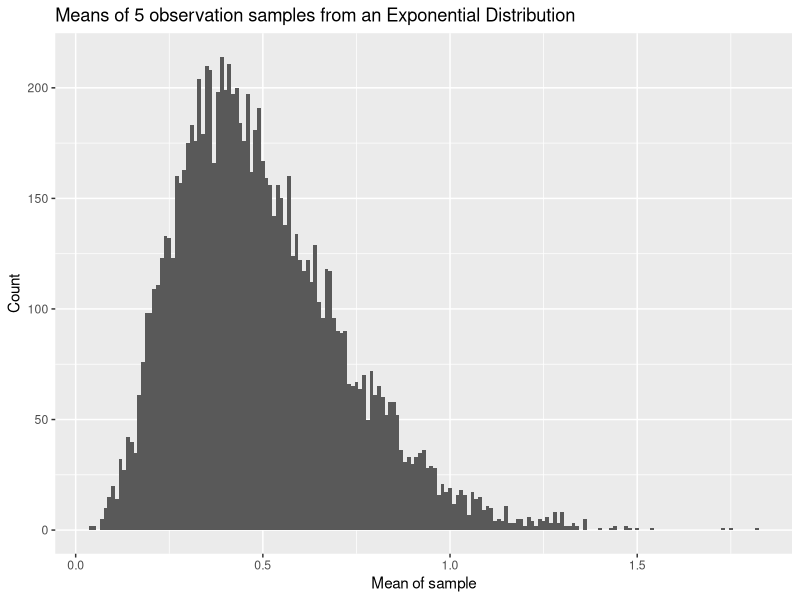
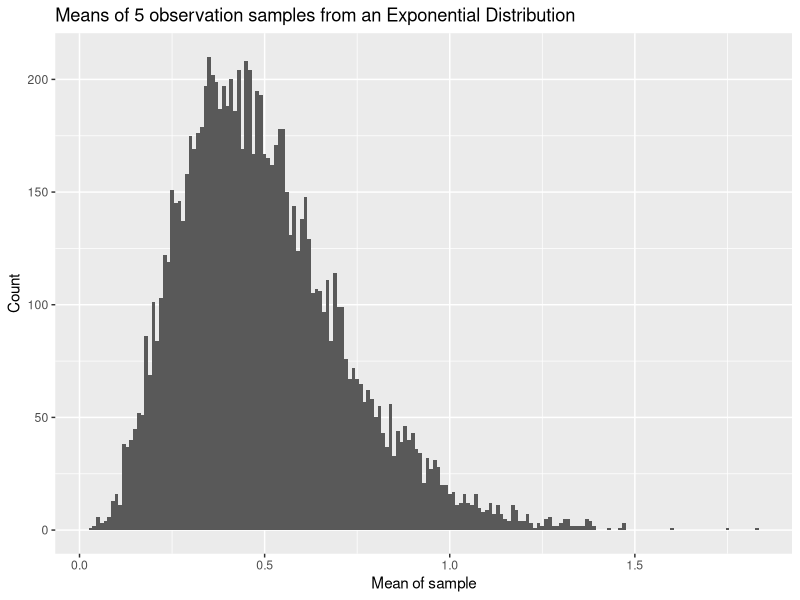
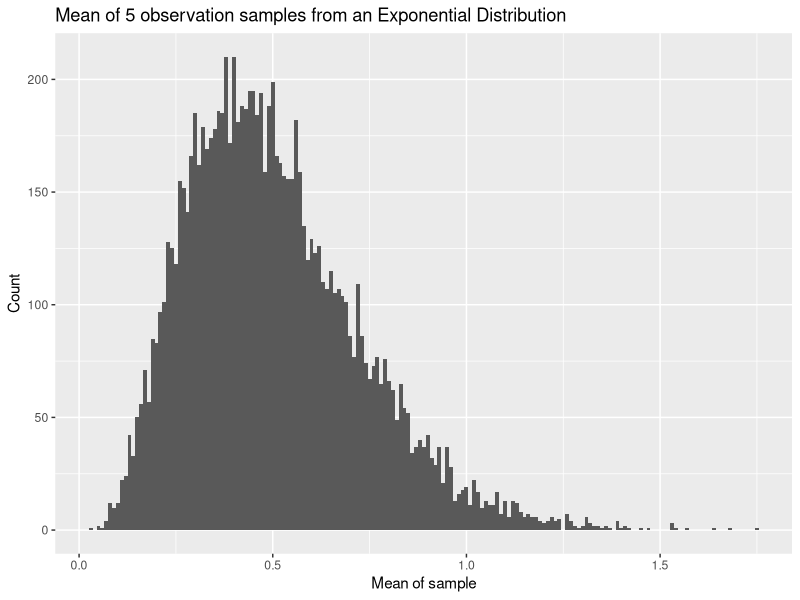
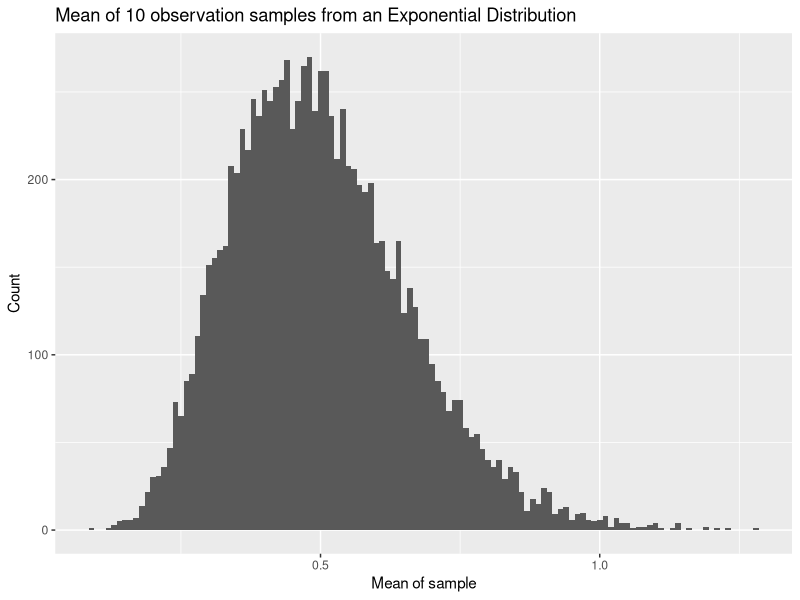
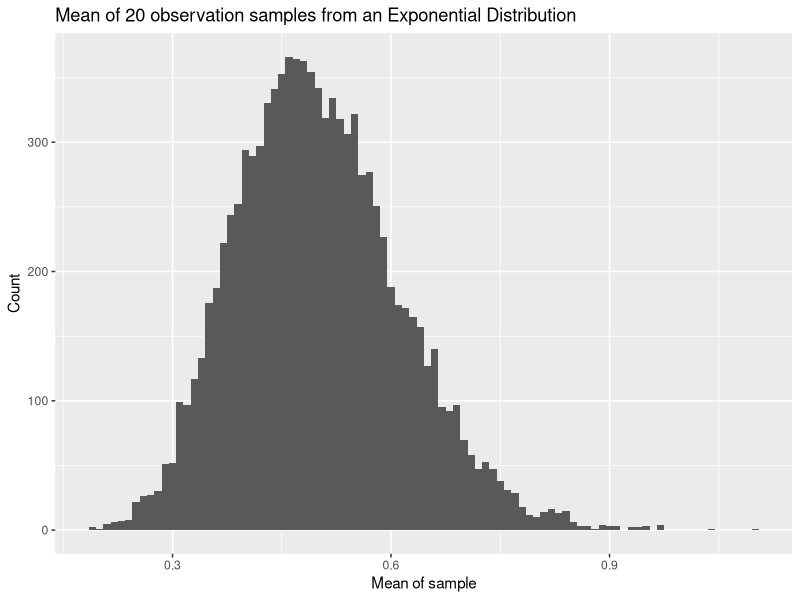
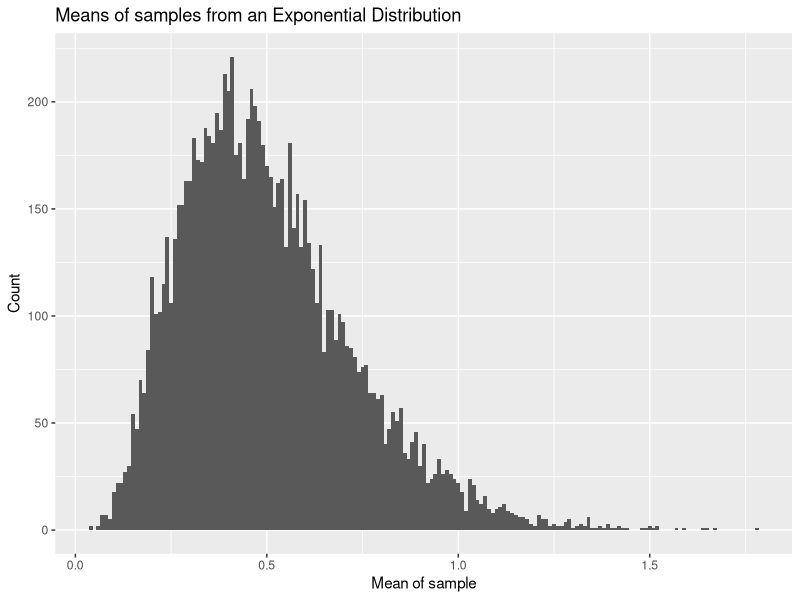

Generate these figures, in order, with R:
## ---- chunk 1
library(tidyverse)
tribble( ~x,    ~y,    ~w,    ~z,
              210,   300,   220,   180,
              102,   100,   119,   187,
              176,   175,   188,   173,
              87,    95,   91,     94,
              202,   210,  234,    218,
              110,   122,  131,    128,
) -> dt
dt
## ---- chunk 2
for(i in colnames(dt)){
  print(map(dt[i], mean))
}
## ---- chunk 3
for(i in colnames(dt)){
  print(map(dt[i], sd))
}
## ---- chunk 4
map_dbl(dt, mean)
## ---- chunk 5
map_dbl(dt, sd)
## ---- chunk 6
for(i in colnames(dt)){
  print(map(dt[i], sqrt))}
## ---- chunk 7
for(i in colnames(dt)){
  print(map(dt[i], fivenum))
  print(map(dt[i], mean))
}
## ---- chunk 8
map_dbl(dt, mean)
## ---- chunk 9
map_dbl(dt, sd)
## ---- chunk 10
map(dt, sqrt)
## ---- chunk 11
map(dt, fivenum)
map_dbl(dt, mean)
## ---- chunk 12
fun <- function(){
  mean_vec <- numeric(10000)
  for(i in 1:10000){
    mean_vec[i] <- mean(rexp(5, rate = 2))
  }
  return(tibble(mean_vec))
}

means <- fun()

ggplot(means, aes(mean_vec)) +
  geom_histogram(binwidth = .01) +
  labs(
    title = "Means of 5 observation samples from an Exponential Distribution",
    x = "Mean of sample",
    y = "Count"
  )
## ---- chunk 13
fun <- function() {
  means <-  tibble(mean_vec = replicate(10000, mean(rexp(5, rate = 2))))
  return(means)
}

means2 <- fun()

ggplot(means2, aes(mean_vec)) +
  geom_histogram(binwidth = .01) +
  labs(
    title = "Means of 5 observation samples from an Exponential Distribution",
    x = "Mean of sample",
    y = "Count"
  )
## ---- chunk 14
sized_sample <- function(x) {
  means <-  tibble(mean_vec = replicate(10000, mean(rexp(x, rate = 2))))
  ggplot(means, aes(mean_vec)) +
  geom_histogram(binwidth = .01) +
  labs(
    title = sprintf("Mean of %i observation samples from an Exponential Distribution", i),
    x = "Mean of sample",
    y = "Count"
  )
}

for(i in c(5, 10, 20)){
  print(sized_sample(i))
}

## ---- chunk 15
map_fun <- function(){
 means <- numeric(10000)
 for(i in 1:10000){
   samp <- tibble(i = rexp(5, rate = 2))
   means[i] <- map_dbl(samp, mean)[[1]]
 }
 means_tbl <- tibble(mean_vec = means)
 return(means_tbl)
 
}
means <- map_fun()

ggplot(means, aes(mean_vec)) +
  geom_histogram(binwidth = .01) +
  labs(
    title = "Means of samples from an Exponential Distribution",
    x = "Mean of sample",
    y = "Count"
  )
## ---- chunk 16
dt <- mtcars
output <- vector("double", ncol(dt))  # 1. output (use appropriate data frame instead of df)
for (i in seq_along(dt)) {            # 2. sequence
  print(output[[i]] <- sd(dt[[i]]))      # 3. body
} #5
